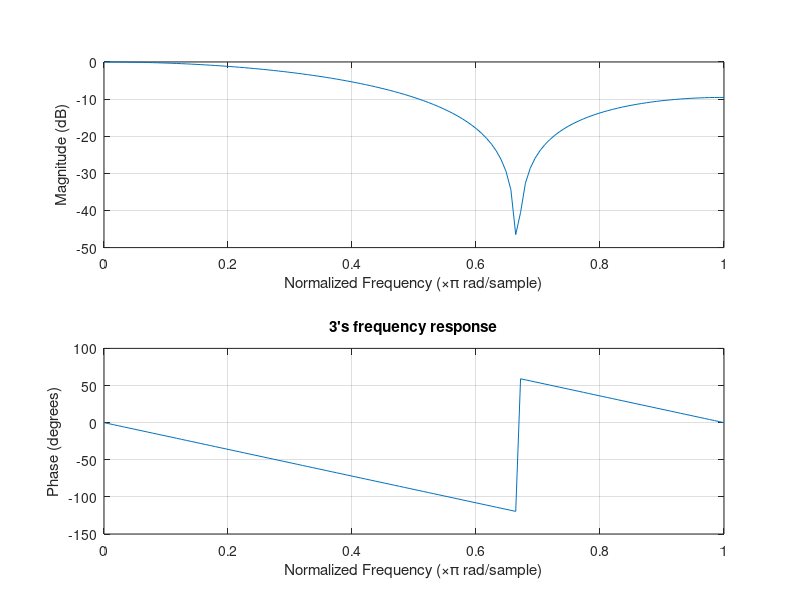
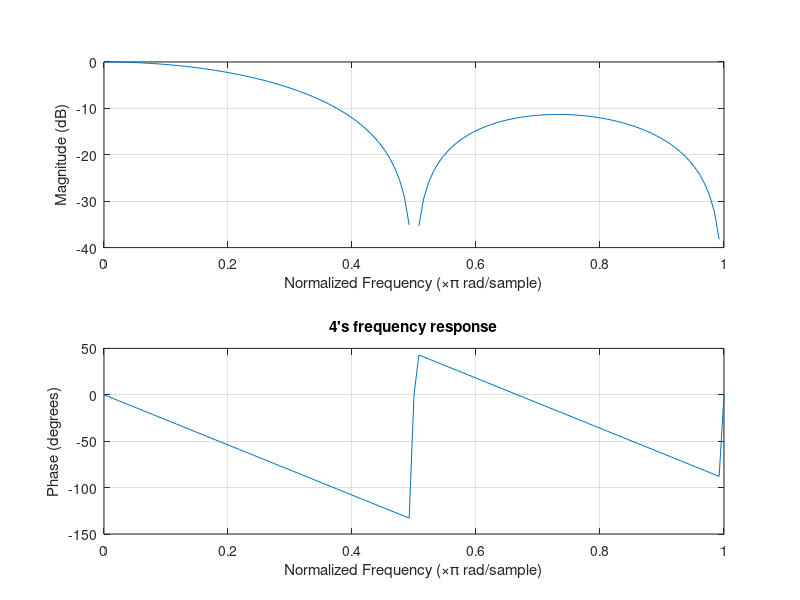
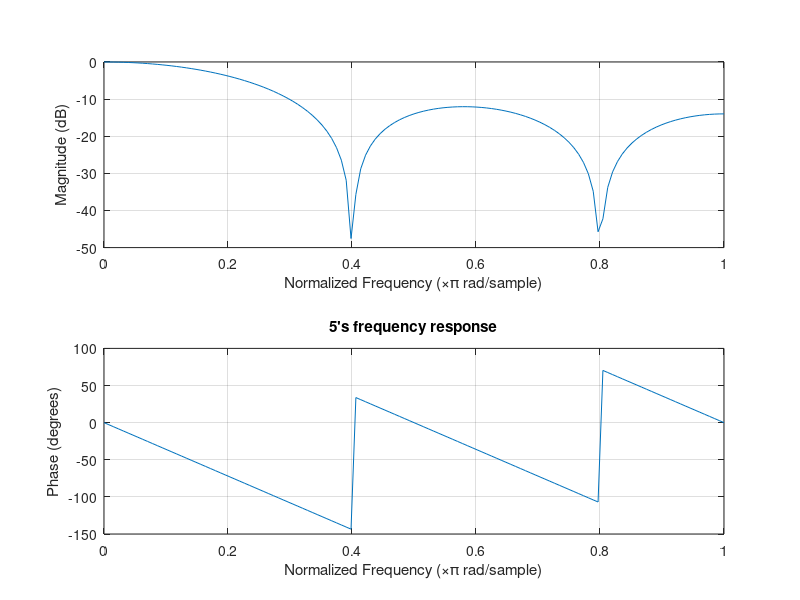
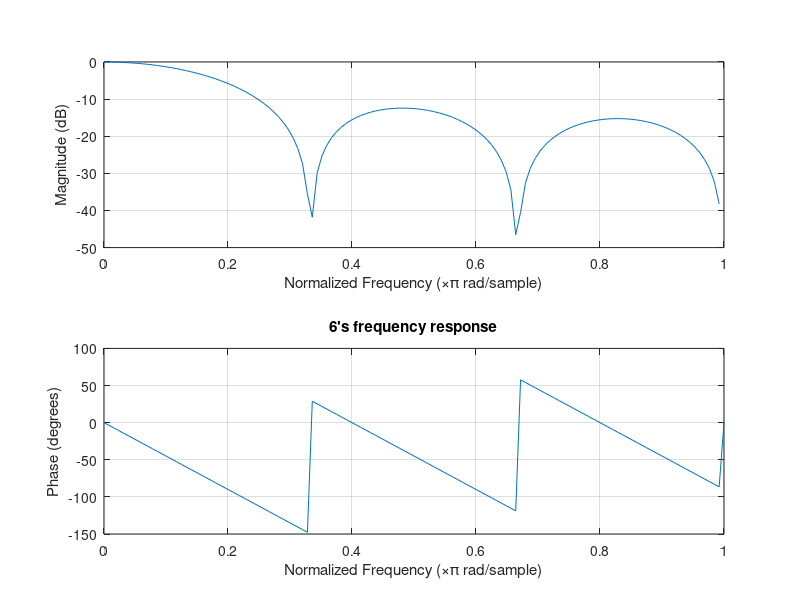

Reproduce these figures in MATLAB, in order. (Note: this script raises an error after producing the figures.)
%%%%%%%%%%%%%%%%%%%%%%%%%%%%%%%%%%%%%%%%%%%%%%%%%%%%%%%%%%%%%%%%%%%%%%%%%%%
%                          Muhammed Enes Yılmaz                           %
%%%%%%%%%%%%%%%%%%%%%%%%%%%%%%%%%%%%%%%%%%%%%%%%%%%%%%%%%%%%%%%%%%%%%%%%%%%
close all
clear
clc

% A low pass filter (LPF) is a filter that passes signals at a frequency 
% lower than a selected cutoff frequency and attenuates signals with frequencies 
% higher than the cutoff frequency. The exact frequency response of the filter 
% depends on the filter design. An ideal low-pass filter can be mathematically 
% (theoretically) implemented with a sinc function, multiplying a signal 
% by the rectangular function in the frequency domain or doubling with 
% the impulse response in the time domain. However, the ideal filter is 
% impossible to realize without infinitely large signals in time, and so 
% it often needs to be approximated for real ongoing signals, as the support 
% region of the sinc function extends to all past and future tenses. Therefore, 
% to perform conv, the filter must have infinite delay or infinite future 
% and past information.

h3 = ones(1,3)/3;
h5 = ones(1,5)/5;
h7 = ones(1,7)/7;
h4 = ones(1,4)/4;
h6 = ones(1,6)/6;

% freqz = Frequency response
% [h,w] = freqz(b,a,n);
% b ve a; Transfer function coefficients specified as vectors
% n; number of measuring/fixing points
% w;  the corresponding angular frequency vector w for the digital filter
% w = pi corresponds to the Nyquist frequency
% h; frequency response
[H3,w] = freqz(h3,1,128);
H5 = freqz(h5,1,128);
H7 = freqz(h7,1,128);
H4 = freqz(h4,1,128);
H6 = freqz(h6,1,128);

figure
freqz(h3,1,128)
title("3's frequency response")
figure
freqz(h4,1,128)
title("4's frequency response")
figure
freqz(h5,1,128)
title("5's frequency response")
figure
freqz(h6,1,128)
title("6's frequency response")
figure
freqz(h7,1,128)
title("7's frequency response")

f = w/pi;

mag3 = abs(H3);
phase3 = angle(H3);
mag5 = abs(H5);
phase5 = angle(H5);
mag7 = abs(H7);
phase7 = angle(H7);
mag4 = abs(H4);
phase4 = angle(H4);
mag6 = abs(H6);
phase6 = angle(H6);

% Magnitude and phases of 3 4 5 6 and 7
figure
subplot(5,2,1)
plot(f,mag3); grid on, title("3's magnitude") 
subplot(5,2,2)
plot(f,phase3); grid on, title("3's phase")
subplot(5,2,3)
plot(f,mag4); grid on, title("4's magnitude") 
subplot(5,2,4)
plot(f,phase4); grid on, title("4's phase")
subplot(5,2,5)
plot(f,mag5); grid on, title("5's magnitude")
subplot(5,2,6)
plot(f,phase5); grid on, title("5's phase")
subplot(5,2,7)
plot(f,mag6); grid on, title("6's magnitude") 
subplot(5,2,8)
plot(f,phase6); grid on, title("6's phase")
subplot(5,2,9)
plot(f,mag7); grid on, title("7's magnitude") 
subplot(5,2,10)
plot(f,phase7); grid on, title("7's phase")

% Real filters for real-time applications approach the ideal filter by truncating 
% and windowing the infinite impulse response to create a finite impulse response. 
% Applying this filter requires delaying the signal for a reasonable time interval, 
% allowing the computation to "look" into the future a bit (lagging). This delay 
% manifests itself as a phase shift. Higher accuracy in approximation requires a longer delay.

% Analysis of H3 H4 H5 H6 and H7 (normalized)
fvtool(H3,'Analysis','freq'), title("3's magnitude and phase responses")
fvtool(H4,'Analysis','freq'), title("4's magnitude and phase responses")
fvtool(H5,'Analysis','freq'), title("5's magnitude and phase responses")
fvtool(H6,'Analysis','freq'), title("6's magnitude and phase responses")
fvtool(H7,'Analysis','freq'), title("7's magnitude and phase responses")

% In signal processing, the Nyquist frequency (or folding frequency), named 
% after Harry Nyquist, is a continuous function or property of a sampler that 
% converts a signal into a discrete sequence. The Nyquist frequency is half 
% the sampling rate of a discrete signal processing system.
% When the highest frequency (bandwidth) of a signal is less than the Nyquist 
% frequency of the sampler, the resulting discrete time sequence is said to be 
% free of distortion known as Aliasing. And the corresponding sampling rate is 
% said to be above the Nyquist rate for the signal.

% Nyquist plots according to given
figure('Name',"3's 4's 5's 6's and 7's Nyquist Diagrams, respectively");
subplot(5,1,1)
Nyquist3 = tf(h3,1);
nyquist(Nyquist3), grid on
subplot(5,1,2)
Nyquist4 = tf(h4,1);
nyquist(Nyquist4), grid on
subplot(5,1,3)
Nyquist5 = tf(h5,1);
nyquist(Nyquist5), grid on
subplot(5,1,4)
Nyquist6 = tf(h6,1);
nyquist(Nyquist6), grid on
subplot(5,1,5)
Nyquist7 = tf(h7,1);
nyquist(Nyquist7), grid on

% Nyquist bode diagrams
figure
subplot(1,5,1)
bode(Nyquist3), legend('Nyquist3'), grid on
subplot(1,5,2)
bode(Nyquist4), legend('Nyquist4'), grid on
subplot(1,5,3)
bode(Nyquist5), legend('Nyquist5'), grid on
subplot(1,5,4)
bode(Nyquist6), legend('Nyquist6'), grid on
subplot(1,5,5)
bode(Nyquist7), legend('Nyquist7'), grid on

% conv 
hConv1 = conv(h3,h5);
hConv2 = conv(h5,h7);
Hconv1FreqResp = freqz(hConv1,1,128);
Hconv2FreqResp = freqz(hConv2,1,128);
magConv1 = abs(Hconv1FreqResp);
magConv2 = abs(Hconv2FreqResp);
phaseConv1 = angle(Hconv1FreqResp);
phaseConv2 = angle(Hconv2FreqResp);

% The magnitude and phase of the conv states
figure
subplot(2,2,1)
plot(f,magConv1); grid on, title("hConv1(3's ve 5's) magnitude") 
subplot(2,2,2)
plot(f,phaseConv1); grid on, title("hConv1(3's ve 5's) phase")
subplot(2,2,3)
plot(f,magConv2); grid on, title("hConv2(5's ve 7's) magnitude") 
subplot(2,2,4)
plot(f,phaseConv2); grid on, title("hConv2(5's ve 7's) phase")

% impulse response
figure
subplot(1,2,1)
impz(hConv1), grid on, title("3's ve 5's conv impulse response")
subplot(1,2,2)
impz(hConv2), grid on, title("5's ve 7's conv impulse response")

% z plane zeros and poles
figure
subplot(1,2,1)
zplane(hConv1), grid on, title("hConv(3's ve 5's) zeros and poles")
subplot(1,2,2)
zplane(hConv2), grid on, title("hConv(5's ve 7's) zeros and poles")

% Shift phase angles
phaseUnwrap1 = unwrap(phaseConv1);
phaseUnwrap2 = unwrap(phaseConv2);
figure
subplot(1,2,1)
plot(f,phaseUnwrap1), grid on, title("hConv's(3's ve 5's) Shift phase angles")
subplot(1,2,2)
plot(f,phaseUnwrap2), grid on, title("hConv's(5's ve 7's) Shift phase angles")

% cascade 3 4 5 and 6 smoothing
firstConv = conv(h3,h4);
secondConv = conv(firstConv,h5);
lastConv = conv(secondConv,h6);
fvtool(lastConv,'Analysis','freq'), title('Cascade 3 4 5 6 smoothing')

% Impulse response in 3 4 5 6 conv's
figure
subplot(1,3,1)
impz(firstConv), grid on, title("3's ve 4's conv impulse response")
subplot(1,3,2)
impz(secondConv), grid on, title("3's 4's ve 5's conv impulse response")
subplot(1,3,3)
impz(lastConv), grid on, title("3's 4's 5's ve 6's conv impulse response")
